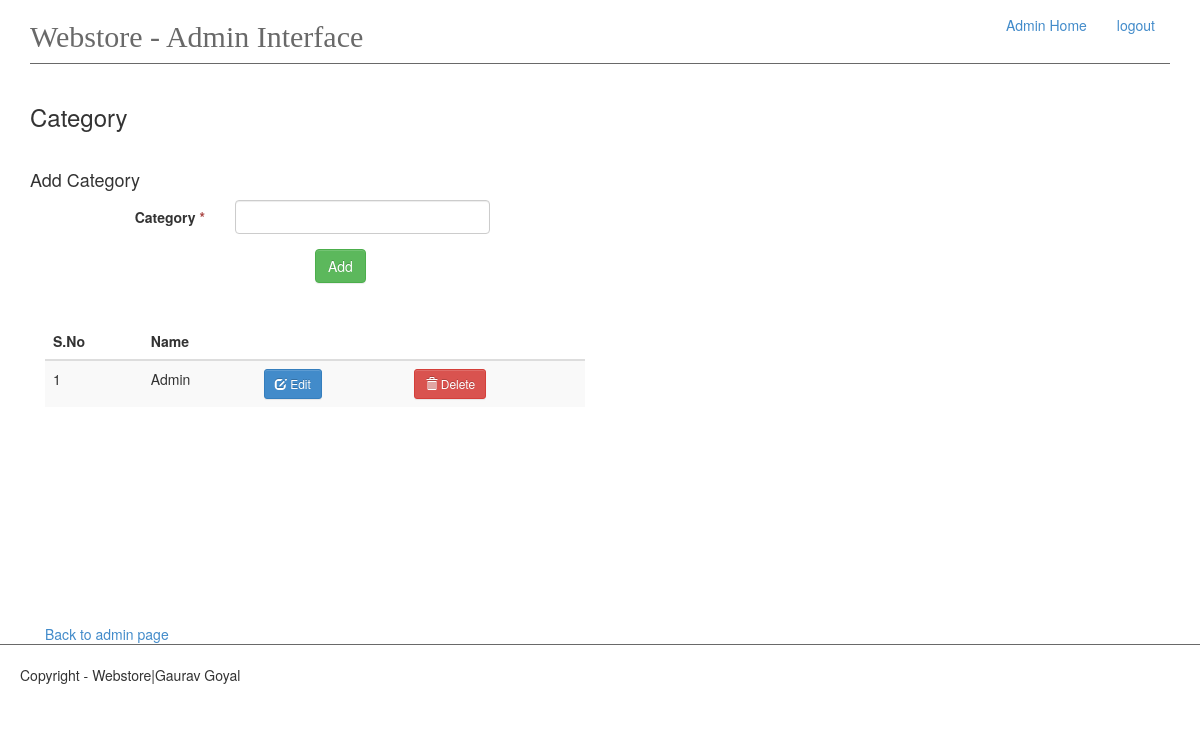
Before: /admin/category/add/ (signed in) with the older database file.
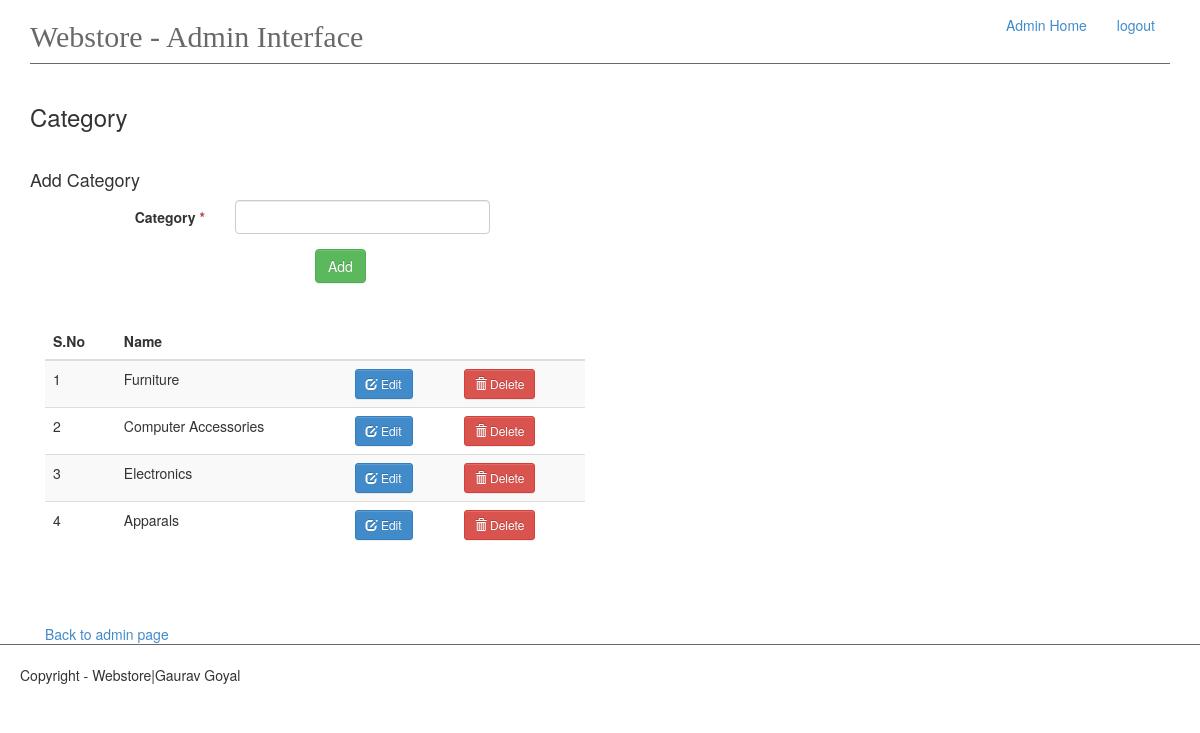
After: the same page with the newer database file.
### app/models.py (models this page shows, shortened)
class Category(db.Model):
    id = db.Column(db.Integer, primary_key=True)
    name = db.Column(db.String(50), unique=True, index=True)
    products = db.relationship('Product', backref='category', lazy='dynamic')

### app/views.py (the view)
@app.route('/admin/category/add/', methods=['GET', 'POST'])
@login_required
def add_category():
    form = CategoryForm()
    if form.validate_on_submit():
        category = Category(name=form.name.data.title())
        db.session.add(category)
        db.session.commit()
        flash("category named "+ category.name + " is added to database.", 'text-success')
        return redirect(url_for('add_category'))
    categories = Category.query.all()
    return render_template('admin-panel/category.html', form=form, categories=categories)

### app/forms.py
class CategoryForm(Form):
    name = TextField('Category', validators=[Required('Category name is required')])

### app/__init__.py (called while the page is built)
@admin_login.user_loader
def load_user(id):
    return Admin.query.get(int(id))

### app/templates/admin-panel/category.html (shortened to what this page needs)
{% extends 'admin-panel/admin.html' %}
{% block content %}
    <h3>Category</h3>
    <br>
    <h4>Add Category</h4>
    <form class="form-horizontal" method="post" enctype= "multipart/form-data">
        {% for field in form if field.widget.input_type != 'hidden' %}
            <div class="col-md-12">
                <div class="form-group">
                    <label class="col-md-2 control-label">  {{ field.label }}
                        <span class="text-danger">*</span></label>
                    <div class="col-md-3"> {{ field(class_='form-control') }}</div>
                    <div class="col-md-6">
                    </div>
                </div >
            </div>
        {% endfor %}
        <div class="control-group">
            <div class="controls col-md-offset-3">
                <input type="submit" class="btn btn-success" value="Add">
            </div>
        </div>
    </form>
    <br>
    <br>
    <div class="col-md-6">
        <table class="table table-striped table-responsive col-md-6" id="cart_table">
            <thead>
            <tr>
                <th>S.No</th>
                <th>Name</th>
                <th></th>
                <th></th>
            </tr>
            </thead>
            <tbody>
            {% for item in categories %}
                <tr>
                    <td>{{ loop.index }}</td>
                    <td>{{ item.name }}</td>
                    <td>
                        <a href="{{ url_for('edit_category' , pk = item.id) }}" class="btn btn-sm btn-primary">
                            <span class="glyphicon glyphicon-edit"></span> Edit</a>
                    </td>
                    <td>
                        <a href="{{ url_for('delete_category' , pk = item.id) }}" class="btn btn-sm btn-danger">
                            <span class="glyphicon glyphicon-trash"></span>
                            Delete</a>
                    </td>
                </tr>
            {% endfor %}
            </tbody>
        </table>
    </div>
</div>
    <br>
    <div class="col-md-12"><a href="{{ url_for('admin_base') }}">Back to admin page</a></div>
{% endblock %}

Changed rows visible on the page:
changed Category: name "Admin" → "Furniture"
added Category: name "Computer Accessories"
added Category: name "Electronics"
added Category: name "Apparals"
